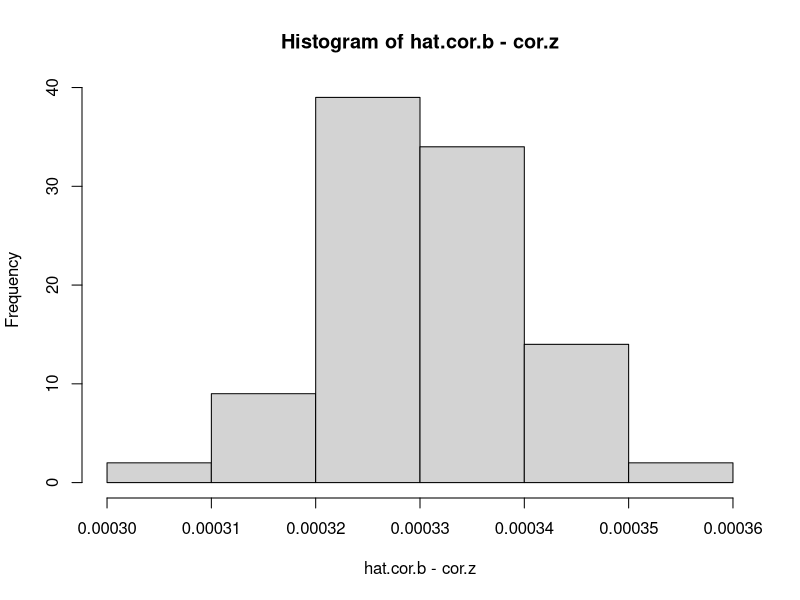

Reproduce this figure in R.
## ---- chunk 1
ntrials <- 1000
nrepeats <- 100

hat.cor.b <- c()
for(r in 1 : nrepeats) {
  # print(i)
  b1.hat <- c()
  b2.hat <- c()
  for(i in 1 : ntrials) {
    # z2 = a * z1 + e0
    # y = b1 * z1 + e1
    # y = b2 * z2 + e2
    
    a <- 1 
    b1 <- 2
    n <- 100
    var.e0 <- 1e-5
    var.e1 <- 1e-2
    var.z1 <- 1e-2
    cor.z <- a * var.z1 / sqrt(var.z1 * (a ^ 2 * var.z1 + var.e0))
    
    z1 <- rnorm(n, 0, sd = sqrt(var.z1))
    z2 <- a * z1 + rnorm(n, 0, sd = sqrt(var.e0))
    y <- b1 * z1 + rnorm(n, 0, sd = sqrt(var.e1))
    
    z1.star <- (z1 - mean(z1)) / sd(z1)
    z2.star <- (z2 - mean(z2)) / sd(z2)
    y.star <- y # (y - mean(y)) # / sd(y)
    
    b1.hat <- c(b1.hat, sum(z1.star * y.star) / n)
    b2.hat <- c(b2.hat, sum(z2.star * y.star) / n)
    
  }
  hat.cor.b <- c(hat.cor.b, cor(b1.hat, b2.hat))
}
cor.g <- cor.z / 2
hist(hat.cor.b - cor.z)
